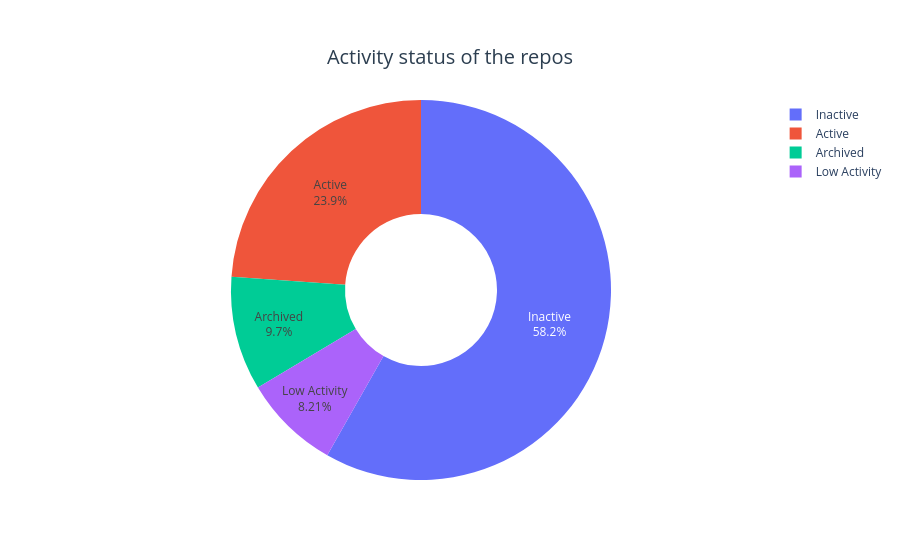

This figure's notebook cell:
### Code cell
gh_activity_counts = gh_df['activity_status'].value_counts().reset_index()
gh_activity_counts.columns = ["Category", "Count"]

def plot_github_status():
        
    fig = go.Figure(data=[
        go.Pie(
            labels=gh_activity_counts["Category"],
            values=gh_activity_counts["Count"],
            hole=0.4,
            textinfo="label+percent",
            hoverinfo="label+value+percent"
        )
    ])
    
    fig.update_layout(
        title={
            "text": "Activity status of the repos",
            "x": 0.5,          # center title
            "xanchor": "center",
            "yanchor": "top",
            "font": {"size": 20, "color": "#2C3E50"}
        },
        plot_bgcolor="#f9f9f9",
        paper_bgcolor="#ffffff"
    )

    fig.show()
plot_github_status()

### Figure 1 — Plotly figure (JSON) as saved in the notebook; plotly's stock layout.template omitted (floating-point values rounded to 4 significant figures)
{"data": [{"hole": 0.4, "hoverinfo": "label+value+percent", "labels": ["Inactive", "Active", "Archived", "Low Activity"], "textinfo": "label+percent", "type": "pie", "values": [78, 32, 13, 11]}], "layout": {"paper_bgcolor": "#ffffff", "plot_bgcolor": "#f9f9f9", "title": {"font": {"color": "#2C3E50", "size": 20}, "text": "Activity status of the repos", "x": 0.5, "xanchor": "center", "yanchor": "top"}}}
